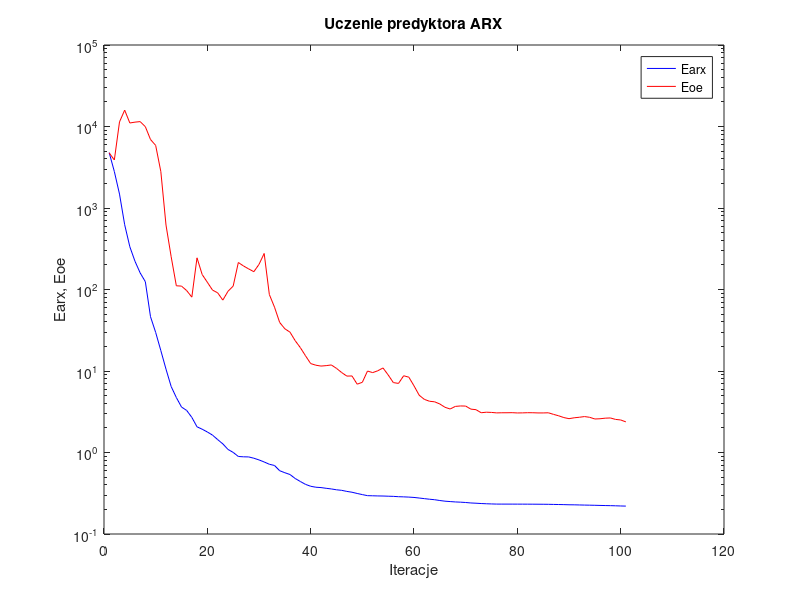
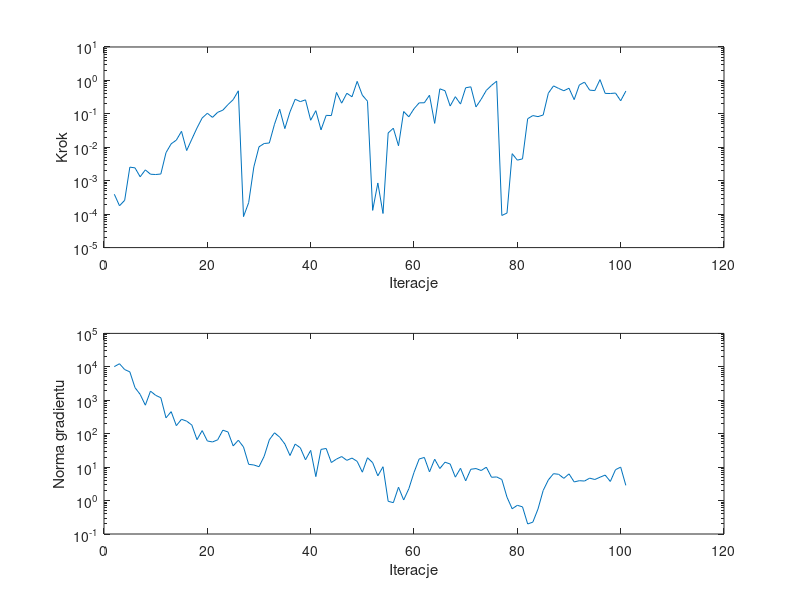

Recreate these plots in MATLAB, in order.
%uczenie predyktora arx
clear all;
n=0; farx(n+1)=4.783430e+003; foe(n+1)=4.748149e+003; wspucz(n+1)=0.000000e+000; ng(n+1)=0.000000e+000;
%odnowa zmiennej metryki
n=1; farx(n+1)=2.803642e+003; foe(n+1)=3.885133e+003; krok(n+1)=3.933588e-004; ng(n+1)=1.015861e+004;
n=2; farx(n+1)=1.482055e+003; foe(n+1)=1.138729e+004; krok(n+1)=1.780999e-004; ng(n+1)=1.236847e+004;
n=3; farx(n+1)=6.238010e+002; foe(n+1)=1.587640e+004; krok(n+1)=2.594055e-004; ng(n+1)=8.290054e+003;
n=4; farx(n+1)=3.344932e+002; foe(n+1)=1.104565e+004; krok(n+1)=2.547833e-003; ng(n+1)=7.069064e+003;
n=5; farx(n+1)=2.217655e+002; foe(n+1)=1.131328e+004; krok(n+1)=2.424720e-003; ng(n+1)=2.385242e+003;
n=6; farx(n+1)=1.597405e+002; foe(n+1)=1.148619e+004; krok(n+1)=1.310411e-003; ng(n+1)=1.498619e+003;
n=7; farx(n+1)=1.247291e+002; foe(n+1)=9.951733e+003; krok(n+1)=2.110872e-003; ng(n+1)=7.125718e+002;
n=8; farx(n+1)=4.638102e+001; foe(n+1)=6.927795e+003; krok(n+1)=1.564230e-003; ng(n+1)=1.877414e+003;
n=9; farx(n+1)=2.973016e+001; foe(n+1)=5.861585e+003; krok(n+1)=1.532691e-003; ng(n+1)=1.404425e+003;
n=10; farx(n+1)=1.779990e+001; foe(n+1)=2.796079e+003; krok(n+1)=1.587460e-003; ng(n+1)=1.188552e+003;
n=11; farx(n+1)=1.053451e+001; foe(n+1)=6.175721e+002; krok(n+1)=6.912131e-003; ng(n+1)=2.980970e+002;
n=12; farx(n+1)=6.448127e+000; foe(n+1)=2.521461e+002; krok(n+1)=1.269968e-002; ng(n+1)=4.566079e+002;
n=13; farx(n+1)=4.727810e+000; foe(n+1)=1.110560e+002; krok(n+1)=1.638666e-002; ng(n+1)=1.740585e+002;
n=14; farx(n+1)=3.613896e+000; foe(n+1)=1.101139e+002; krok(n+1)=3.006802e-002; ng(n+1)=2.695739e+002;
n=15; farx(n+1)=3.281480e+000; foe(n+1)=9.695067e+001; krok(n+1)=7.990988e-003; ng(n+1)=2.375595e+002;
n=16; farx(n+1)=2.696807e+000; foe(n+1)=8.067315e+001; krok(n+1)=1.750226e-002; ng(n+1)=1.811995e+002;
n=17; farx(n+1)=2.067700e+000; foe(n+1)=2.447016e+002; krok(n+1)=3.789541e-002; ng(n+1)=6.635318e+001;
n=18; farx(n+1)=1.930980e+000; foe(n+1)=1.526684e+002; krok(n+1)=7.517970e-002; ng(n+1)=1.237901e+002;
n=19; farx(n+1)=1.786562e+000; foe(n+1)=1.227353e+002; krok(n+1)=1.041001e-001; ng(n+1)=6.059374e+001;
n=20; farx(n+1)=1.634510e+000; foe(n+1)=9.837834e+001; krok(n+1)=7.853583e-002; ng(n+1)=5.666094e+001;
n=21; farx(n+1)=1.439885e+000; foe(n+1)=9.104033e+001; krok(n+1)=1.111619e-001; ng(n+1)=6.564604e+001;
n=22; farx(n+1)=1.275567e+000; foe(n+1)=7.411725e+001; krok(n+1)=1.288873e-001; ng(n+1)=1.275173e+002;
n=23; farx(n+1)=1.090227e+000; foe(n+1)=9.513654e+001; krok(n+1)=1.892883e-001; ng(n+1)=1.126389e+002;
n=24; farx(n+1)=1.003118e+000; foe(n+1)=1.100743e+002; krok(n+1)=2.656312e-001; ng(n+1)=4.310022e+001;
n=25; farx(n+1)=8.939340e-001; foe(n+1)=2.143949e+002; krok(n+1)=4.884576e-001; ng(n+1)=6.383043e+001;
%odnowa zmiennej metryki
n=26; farx(n+1)=8.853551e-001; foe(n+1)=1.944380e+002; krok(n+1)=8.440914e-005; ng(n+1)=4.011449e+001;
n=27; farx(n+1)=8.827261e-001; foe(n+1)=1.788867e+002; krok(n+1)=2.215284e-004; ng(n+1)=1.212793e+001;
n=28; farx(n+1)=8.508569e-001; foe(n+1)=1.654318e+002; krok(n+1)=2.583925e-003; ng(n+1)=1.159793e+001;
n=29; farx(n+1)=8.108701e-001; foe(n+1)=2.032752e+002; krok(n+1)=1.033570e-002; ng(n+1)=1.030288e+001;
n=30; farx(n+1)=7.655014e-001; foe(n+1)=2.767812e+002; krok(n+1)=1.297031e-002; ng(n+1)=2.108074e+001;
n=31; farx(n+1)=7.175222e-001; foe(n+1)=8.685242e+001; krok(n+1)=1.345640e-002; ng(n+1)=6.566502e+001;
n=32; farx(n+1)=6.931930e-001; foe(n+1)=6.074900e+001; krok(n+1)=4.905012e-002; ng(n+1)=1.064288e+002;
n=33; farx(n+1)=5.977150e-001; foe(n+1)=3.941967e+001; krok(n+1)=1.380129e-001; ng(n+1)=7.886568e+001;
n=34; farx(n+1)=5.648576e-001; foe(n+1)=3.297565e+001; krok(n+1)=3.618094e-002; ng(n+1)=4.928920e+001;
n=35; farx(n+1)=5.368214e-001; foe(n+1)=2.995350e+001; krok(n+1)=1.150668e-001; ng(n+1)=2.223320e+001;
n=36; farx(n+1)=4.800707e-001; foe(n+1)=2.357138e+001; krok(n+1)=2.730638e-001; ng(n+1)=4.889439e+001;
n=37; farx(n+1)=4.408242e-001; foe(n+1)=1.935550e+001; krok(n+1)=2.320583e-001; ng(n+1)=3.788021e+001;
n=38; farx(n+1)=4.064184e-001; foe(n+1)=1.537991e+001; krok(n+1)=2.624788e-001; ng(n+1)=1.656945e+001;
n=39; farx(n+1)=3.852683e-001; foe(n+1)=1.233677e+001; krok(n+1)=6.444366e-002; ng(n+1)=3.171714e+001;
n=40; farx(n+1)=3.749175e-001; foe(n+1)=1.178062e+001; krok(n+1)=1.244935e-001; ng(n+1)=5.211020e+000;
n=41; farx(n+1)=3.712612e-001; foe(n+1)=1.149475e+001; krok(n+1)=3.320390e-002; ng(n+1)=3.391468e+001;
n=42; farx(n+1)=3.637651e-001; foe(n+1)=1.164098e+001; krok(n+1)=9.010248e-002; ng(n+1)=3.613786e+001;
n=43; farx(n+1)=3.571994e-001; foe(n+1)=1.186587e+001; krok(n+1)=8.892157e-002; ng(n+1)=1.373696e+001;
n=44; farx(n+1)=3.487624e-001; foe(n+1)=1.076847e+001; krok(n+1)=4.372988e-001; ng(n+1)=1.742581e+001;
n=45; farx(n+1)=3.434240e-001; foe(n+1)=9.571897e+000; krok(n+1)=2.088513e-001; ng(n+1)=2.074180e+001;
n=46; farx(n+1)=3.332078e-001; foe(n+1)=8.659786e+000; krok(n+1)=4.128102e-001; ng(n+1)=1.596195e+001;
n=47; farx(n+1)=3.254773e-001; foe(n+1)=8.694129e+000; krok(n+1)=3.240219e-001; ng(n+1)=1.865799e+001;
n=48; farx(n+1)=3.143426e-001; foe(n+1)=6.891728e+000; krok(n+1)=9.362720e-001; ng(n+1)=1.487765e+001;
n=49; farx(n+1)=3.044376e-001; foe(n+1)=7.270582e+000; krok(n+1)=3.619299e-001; ng(n+1)=7.064320e+000;
n=50; farx(n+1)=2.954627e-001; foe(n+1)=9.988004e+000; krok(n+1)=2.385171e-001; ng(n+1)=1.908621e+001;
%odnowa zmiennej metryki
n=51; farx(n+1)=2.944019e-001; foe(n+1)=9.555748e+000; krok(n+1)=1.297027e-004; ng(n+1)=1.360281e+001;
n=52; farx(n+1)=2.931440e-001; foe(n+1)=1.007301e+001; krok(n+1)=8.566255e-004; ng(n+1)=5.491797e+000;
n=53; farx(n+1)=2.924528e-001; foe(n+1)=1.089744e+001; krok(n+1)=1.046887e-004; ng(n+1)=1.028073e+001;
n=54; farx(n+1)=2.909258e-001; foe(n+1)=8.952188e+000; krok(n+1)=2.679765e-002; ng(n+1)=9.511942e-001;
n=55; farx(n+1)=2.895988e-001; foe(n+1)=7.207725e+000; krok(n+1)=3.722882e-002; ng(n+1)=8.654436e-001;
n=56; farx(n+1)=2.869306e-001; foe(n+1)=7.042279e+000; krok(n+1)=1.109636e-002; ng(n+1)=2.515187e+000;
n=57; farx(n+1)=2.855574e-001; foe(n+1)=8.744574e+000; krok(n+1)=1.174729e-001; ng(n+1)=1.040266e+000;
n=58; farx(n+1)=2.836749e-001; foe(n+1)=8.398371e+000; krok(n+1)=8.155575e-002; ng(n+1)=2.265803e+000;
n=59; farx(n+1)=2.808948e-001; foe(n+1)=6.580450e+000; krok(n+1)=1.420813e-001; ng(n+1)=6.935866e+000;
n=60; farx(n+1)=2.763607e-001; foe(n+1)=5.045173e+000; krok(n+1)=2.134155e-001; ng(n+1)=1.753062e+001;
n=61; farx(n+1)=2.716330e-001; foe(n+1)=4.487131e+000; krok(n+1)=2.144024e-001; ng(n+1)=1.948851e+001;
n=62; farx(n+1)=2.671230e-001; foe(n+1)=4.254011e+000; krok(n+1)=3.614383e-001; ng(n+1)=7.201828e+000;
n=63; farx(n+1)=2.634258e-001; foe(n+1)=4.187833e+000; krok(n+1)=5.188122e-002; ng(n+1)=1.725973e+001;
n=64; farx(n+1)=2.575933e-001; foe(n+1)=3.936926e+000; krok(n+1)=5.596492e-001; ng(n+1)=9.082747e+000;
n=65; farx(n+1)=2.527679e-001; foe(n+1)=3.587215e+000; krok(n+1)=4.923082e-001; ng(n+1)=1.404620e+001;
n=66; farx(n+1)=2.500202e-001; foe(n+1)=3.417010e+000; krok(n+1)=1.714306e-001; ng(n+1)=1.240316e+001;
n=67; farx(n+1)=2.474146e-001; foe(n+1)=3.678538e+000; krok(n+1)=3.261226e-001; ng(n+1)=5.022510e+000;
n=68; farx(n+1)=2.458034e-001; foe(n+1)=3.725114e+000; krok(n+1)=1.961845e-001; ng(n+1)=9.252383e+000;
n=69; farx(n+1)=2.435651e-001; foe(n+1)=3.713174e+000; krok(n+1)=6.022096e-001; ng(n+1)=3.889065e+000;
n=70; farx(n+1)=2.403387e-001; foe(n+1)=3.406334e+000; krok(n+1)=6.435764e-001; ng(n+1)=8.648954e+000;
n=71; farx(n+1)=2.386669e-001; foe(n+1)=3.352236e+000; krok(n+1)=1.612369e-001; ng(n+1)=9.069825e+000;
n=72; farx(n+1)=2.365706e-001; foe(n+1)=3.075362e+000; krok(n+1)=2.730638e-001; ng(n+1)=7.922843e+000;
n=73; farx(n+1)=2.350055e-001; foe(n+1)=3.121519e+000; krok(n+1)=5.039997e-001; ng(n+1)=9.960771e+000;
n=74; farx(n+1)=2.338265e-001; foe(n+1)=3.103148e+000; krok(n+1)=7.101669e-001; ng(n+1)=4.978491e+000;
n=75; farx(n+1)=2.328603e-001; foe(n+1)=3.062388e+000; krok(n+1)=9.512526e-001; ng(n+1)=5.089257e+000;
%odnowa zmiennej metryki
n=76; farx(n+1)=2.327567e-001; foe(n+1)=3.073098e+000; krok(n+1)=9.144347e-005; ng(n+1)=4.269371e+000;
n=77; farx(n+1)=2.327493e-001; foe(n+1)=3.074281e+000; krok(n+1)=1.078966e-004; ng(n+1)=1.259454e+000;
n=78; farx(n+1)=2.326593e-001; foe(n+1)=3.081369e+000; krok(n+1)=6.446985e-003; ng(n+1)=5.685329e-001;
n=79; farx(n+1)=2.325733e-001; foe(n+1)=3.057130e+000; krok(n+1)=4.126056e-003; ng(n+1)=7.211262e-001;
n=80; farx(n+1)=2.324834e-001; foe(n+1)=3.064022e+000; krok(n+1)=4.505183e-003; ng(n+1)=6.494434e-001;
n=81; farx(n+1)=2.323405e-001; foe(n+1)=3.078807e+000; krok(n+1)=7.142563e-002; ng(n+1)=1.996801e-001;
n=82; farx(n+1)=2.322016e-001; foe(n+1)=3.075391e+000; krok(n+1)=8.877087e-002; ng(n+1)=2.263035e-001;
n=83; farx(n+1)=2.319680e-001; foe(n+1)=3.058498e+000; krok(n+1)=8.260442e-002; ng(n+1)=5.608001e-001;
n=84; farx(n+1)=2.317349e-001; foe(n+1)=3.058359e+000; krok(n+1)=9.228634e-002; ng(n+1)=2.003654e+000;
n=85; farx(n+1)=2.313622e-001; foe(n+1)=3.071983e+000; krok(n+1)=4.144507e-001; ng(n+1)=4.140780e+000;
n=86; farx(n+1)=2.306187e-001; foe(n+1)=2.937297e+000; krok(n+1)=6.857223e-001; ng(n+1)=6.369246e+000;
n=87; farx(n+1)=2.300252e-001; foe(n+1)=2.820731e+000; krok(n+1)=5.758050e-001; ng(n+1)=6.106183e+000;
n=88; farx(n+1)=2.293520e-001; foe(n+1)=2.683375e+000; krok(n+1)=4.909897e-001; ng(n+1)=4.621156e+000;
n=89; farx(n+1)=2.283651e-001; foe(n+1)=2.600845e+000; krok(n+1)=5.841487e-001; ng(n+1)=6.286670e+000;
n=90; farx(n+1)=2.280501e-001; foe(n+1)=2.666196e+000; krok(n+1)=2.663792e-001; ng(n+1)=3.610107e+000;
n=91; farx(n+1)=2.272019e-001; foe(n+1)=2.707117e+000; krok(n+1)=7.310195e-001; ng(n+1)=3.929805e+000;
n=92; farx(n+1)=2.264284e-001; foe(n+1)=2.759833e+000; krok(n+1)=8.885059e-001; ng(n+1)=3.838039e+000;
n=93; farx(n+1)=2.257906e-001; foe(n+1)=2.703625e+000; krok(n+1)=5.122170e-001; ng(n+1)=4.677812e+000;
n=94; farx(n+1)=2.251090e-001; foe(n+1)=2.577686e+000; krok(n+1)=4.967261e-001; ng(n+1)=4.270143e+000;
n=95; farx(n+1)=2.242000e-001; foe(n+1)=2.594613e+000; krok(n+1)=1.056325e+000; ng(n+1)=4.993211e+000;
n=96; farx(n+1)=2.234148e-001; foe(n+1)=2.637693e+000; krok(n+1)=4.089939e-001; ng(n+1)=5.788454e+000;
n=97; farx(n+1)=2.227734e-001; foe(n+1)=2.654122e+000; krok(n+1)=4.063898e-001; ng(n+1)=3.729099e+000;
n=98; farx(n+1)=2.218726e-001; foe(n+1)=2.547657e+000; krok(n+1)=4.187571e-001; ng(n+1)=8.384817e+000;
n=99; farx(n+1)=2.207892e-001; foe(n+1)=2.508017e+000; krok(n+1)=2.461541e-001; ng(n+1)=1.001563e+001;
n=100; farx(n+1)=2.199658e-001; foe(n+1)=2.375271e+000; krok(n+1)=4.787134e-001; ng(n+1)=2.848047e+000;

figure; semilogy(farx,'b'); hold on; semilogy(foe,'r'); xlabel('Iteracje'); ylabel('Earx, Eoe'); legend('Earx','Eoe'); title('Uczenie predyktora ARX');
figure; subplot(2,1,1); semilogy(krok); xlabel('Iteracje'); ylabel('Krok');
subplot(2,1,2); semilogy(ng); xlabel('Iteracje'); ylabel('Norma gradientu');
Earx=farx(n+1)
Eoe=foe(n+1)
